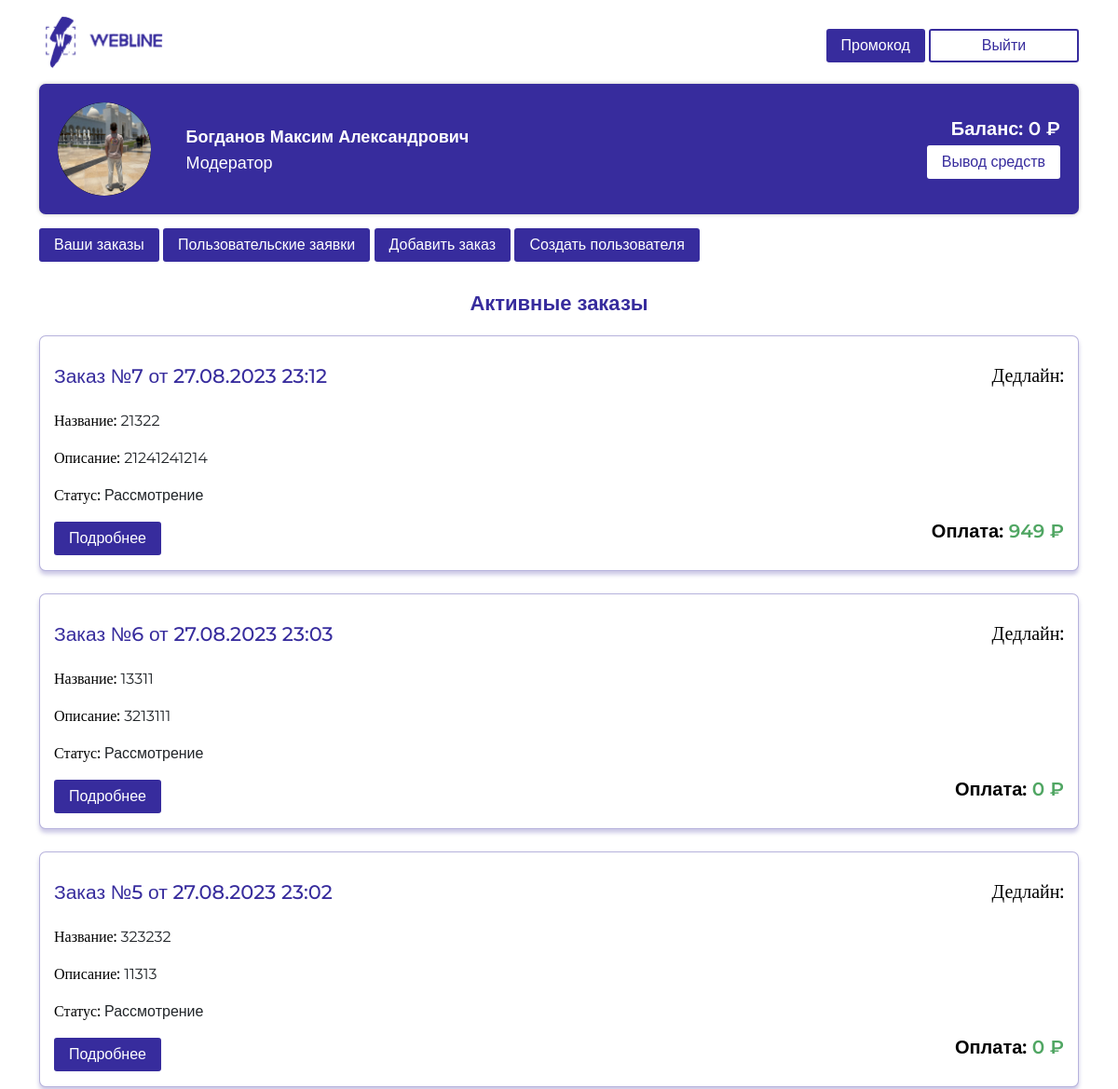
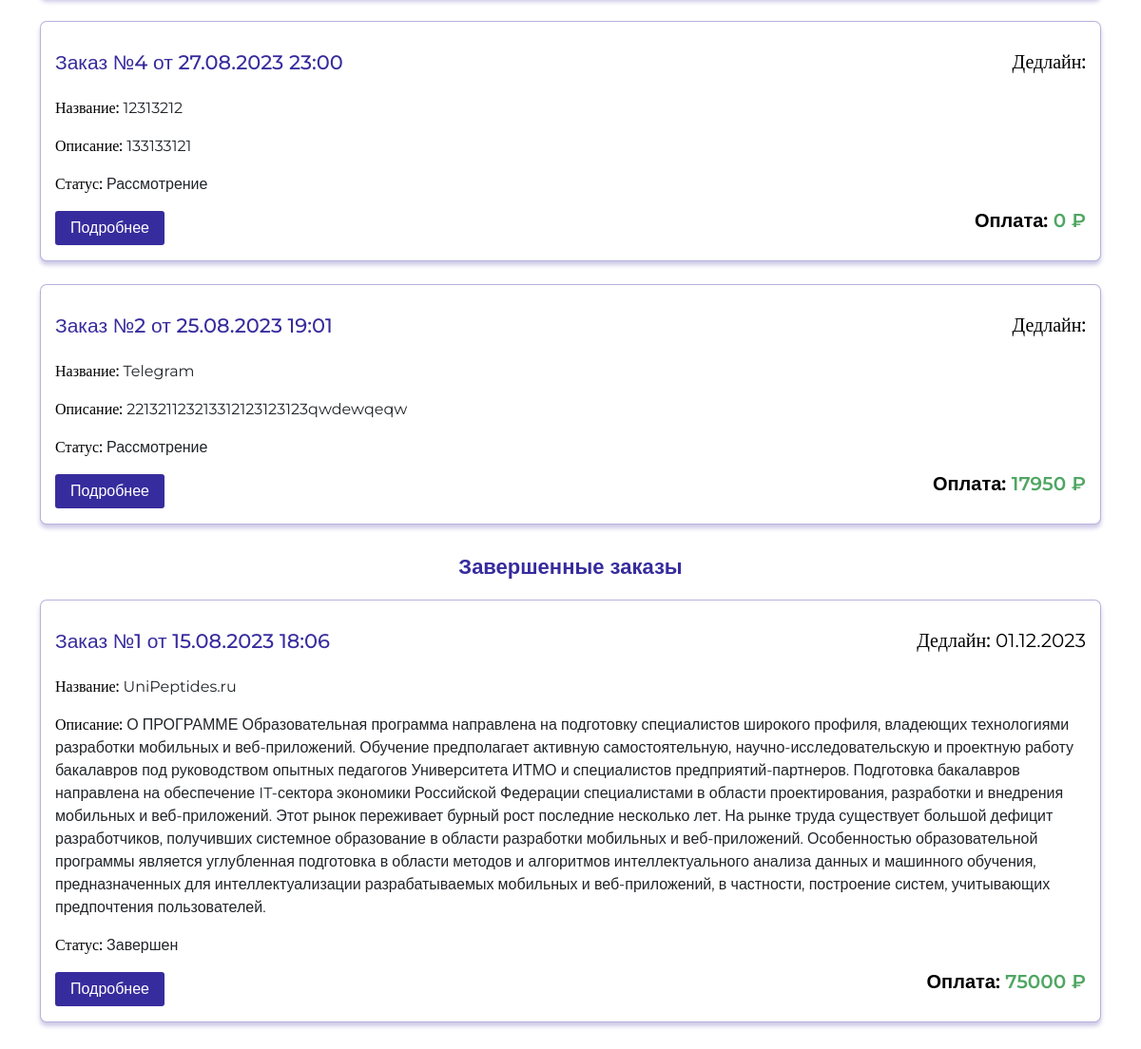
Page /orders (signed in) on the committed database (2 pictures, top to bottom).
### models.py (models this page shows, shortened)
class Users(db.Model, UserMixin):
    id = db.Column(db.Integer, primary_key=True)
    login = db.Column(db.String(64), unique=True)
    username = db.Column(db.String(200))
    password = db.Column(db.String(512), nullable=True)
    role = db.Column(db.String(100))
    email = db.Column(db.String(128))
    phone = db.Column(db.String(128))
    telegram = db.Column(db.String(128))
    other = db.Column(db.String(512))
    balance = db.Column(db.String(128))
    used_promocodes = db.Column(db.String(10000))

class Orders(db.Model):
    id = db.Column(db.Integer, primary_key=True)
    client_id = db.Column(db.Integer())
    title = db.Column(db.String(500), unique=True)
    description = db.Column(db.String(15000), nullable=True)
    price = db.Column(db.String(50))
    status = db.Column(db.String(300))
    payment_status = db.Column(db.String(300))
    deadline = db.Column(db.String(50))
    date = db.Column(db.String(50))
    url = db.Column(db.String(50))
    git = db.Column(db.String(50))
    figma = db.Column(db.String(50))
    other = db.Column(db.String(5000))
    moderator_id = db.Column(db.Integer())
    design_id = db.Column(db.Integer())
    frontend_id = db.Column(db.Integer())
    backend_id = db.Column(db.Integer())
    admin_payment = db.Column(db.String(50))
    moderator_payment = db.Column(db.String(50))
    designer_payment = db.Column(db.String(50))
    frontend_payment = db.Column(db.String(50))
    backend_payment = db.Column(db.String(50))

### main.py (the view, shortened to what this page needs)
@application.route('/orders')
@login_required
def orders():
    user_role = current_user.role
    user_id = current_user.id
    user_orders = []
    active_requests = []
    ended_requests = []
    if user_role == 'Заказчик':
        user_orders = list(reversed(Orders.query.filter_by(client_id=current_user.login).all()))
    if user_role == 'Модератор' or user_role == 'Администратор':
        user_orders = list(reversed(Orders.query.filter_by(moderator_id=user_id).all()))
    if user_role == 'Frontend-developer':
        user_orders = list(reversed(Orders.query.filter_by(frontend_id=user_id).all()))
    if user_role == 'Backend-developer':
        user_orders = list(reversed(Orders.query.filter_by(backend_id=user_id).all()))
    ended = []
    active = []
    if user_orders:
        for order in user_orders:
            if order.status == 'Завершен':
                ended.append(order)
            else:
                active.append(order)
    return render_template(
        'orders.html',
        user=current_user,
        active_orders=active,
        active_requests=active_requests,
        ended_orders=ended,
        ended_requests=ended_requests
    )

### main.py (called while the page is built)
@login_manager.user_loader
def load_user(user_id):
    return Users.query.filter_by(id=user_id).first()

### templates/orders.html (shortened to what this page needs)
{% extends 'base.html' %}
{% block content %}
<div class="row">
    {% if user.role != "Администратор" %}
	<div class="col-12">
		<h1 class="zakazs_h1">Активные заказы</h1>
        {% if active_orders %}
        {% for order in active_orders %}
		<div class="zakaz mt-4">
			<div class="zakaz_head zakaz_head1">
				<div class="row">
					<div class="col-md-9">
						<h2 class="zakazs_h2">Заказ №{{ order.id }} от {{ order.date }}</h2> </div>
					<div class="col-md-3 text_align_left_mobile">
						<h3 class="zakazs_h3">Дедлайн: </h3> </div>
				</div>
			</div>
			<div class="row">
				<div class="col-12">
					<div class="zakaz_cont">
						<h4>Название:</h4><span> {{ order.title }}</span>
						<br>
						<h4>Описание: </h4><span> {{ order.description }}</span>
						<br>
						<h4>Статус:</h4><span> {{ order.status }}</span> </div>
				</div>
				<a href="/orders/{{ order.id }}" class="col-md-6 mt-3 pb-3">
					<button class="zakaz_btn">Подробнее</button>
				</a>
				<div class="col-md-6 text_align_left_mobile mt-md-3 pb-3"> {% if user.role == 'Модератор' or user.role == 'Администратор' %}
					<h6>Оплата: <span style="color: #50A663;">{{ (order.price|int * 0.05)|int }} ₽</span></h6> {% elif user.role == 'Backend-developer' or user.role == 'Frontend-developer' or user.role == 'Fullstack-developer' %}
					<h6>Оплата: <span style="color: #50A663;">{{ (order.price|int * 0.7)|int }} ₽</span></h6> {% endif %} </div>
			</div>
		</div>
        {% endfor %}
        {% endif %}
    </div>
	<div class="col-12">
		<h1 class="zakazs_h1">Завершенные заказы</h1> {% if ended_orders %} {% for order in ended_orders %}
		<div class="zakaz mt-4">
			<div class="zakaz_head zakaz_head1">
				<div class="row">
					<div class="col-md-9">
						<h2 class="zakazs_h2">Заказ №{{ order.id }} от {{ order.date }}</h2> </div>
					<div class="col-md-3" style="text-align: right;">
						<h3 class="zakazs_h3">Дедлайн: <span style="font-weight: 400;">{{ order.deadline }}</span></h3> </div>
				</div>
			</div>
			<div class="row">
				<div class="col-12">
					<div class="zakaz_cont">
						<h4>Название:</h4><span> {{ order.title }}</span>
						<br>
						<h4>Описание: </h4><span> {{ order.description }}</span>
						<br>
						<h4>Статус:</h4><span> {{ order.status }}</span> </div>
				</div>
				<a href="/orders/{{ order.id }}" class="col-6 mt-3 pb-3">
					<button class="zakaz_btn">Подробнее</button>
				</a>
				<div class="col-6 mt-3 pb-3" style="text-align: right;">
					<h6>Оплата: <span style="color: #50A663;">{{ order.price }} ₽</span></h6> </div>
			</div>
		</div>
        {% endfor %}
        {% endif %}
    </div>
    {% endif %}
	<div class="toast-container position-fixed bottom-0 end-0 p-3">
	</div>
	<div class="toast-container position-fixed bottom-0 end-0 p-3">
	</div>
</div>
{% endblock %}

### templates/base.html (shortened to what this page needs)
<!doctype html>
<html lang="ru">
<head>
    <link href="https://cdn.jsdelivr.net/npm/bootstrap@5.2.3/dist/css/bootstrap.min.css" rel="stylesheet">
    <link rel="stylesheet" href="{{url_for('static', filename='css/style.css')}}" />
</head>
<header>
    <div class="container pt-3">
        <div class="row">
            <div class="col-md-6 col-4">
                <img src="{{ url_for('static', filename='img/logo.png') }}" alt="" style="width: 138px; height: 58px; max-width: 100%;">
            </div>
            <div class="col-md-6 col-8" style="text-align: right;">
                <a data-bs-toggle="modal" data-bs-target="#modal-callback">
                    <button class="personal_area_under_btn">Промокод</button>
                </a>
                <a href="/logout">
                    <button class="head_btn">Выйти</button>
                </a>
            </div>
        </div>
    </div>
</header>
<body>
    <div class="container mt-3 pb-5">
        <div class="personal_area">
            <div class="row">
                <div class="col-md-9 col-7">
                    <div class="row">
                        <div class="col-2 d-lg-block d-none">
                            <div class="image-upload">
                                <label for="file-input">
                                    <img src="{{ url_for('static', filename='img/me.png') }}"  class="ava" alt="" style="width: 100px; height: 100px;"/>
                                </label>
                            </div>
                        </div>
                        <div class="col-10">
                            <h3>{{ user.username }}</h3>
                            <h4>{{ user.role }}</h4>
                        </div>
                    </div>
                </div>
                <div class="col-md-3 col-5 text_center_mobile">
                    <h5 id="balance">Баланс: {{ user.balance }} ₽</h5>
                    <a href="/withdrawal">
                         <button>Вывод средств</button>
                    </a>
                </div>
            </div>
        </div>
        {% if user.role != 'Администратор' %}
        <a href="/orders" style="text-align: right; text-decoration: none;">
            <button class="personal_area_under_btn">Ваши заказы</button>
        </a>
        {% endif %}
        {% if user.role == 'Модератор' %}
        <a href="/requests" style="text-align: right; text-decoration: none;">
            <button class="personal_area_under_btn">Пользовательские заявки</button>
        </a>
        {% endif %}
        {% if user.role == 'Модератор' or user.role == 'Администратор' %}
        <a href="/orders/add" style="text-align: right; text-decoration: none;">
            <button class="personal_area_under_btn">Добавить заказ</button>
        </a>
        <a href="/create_user" style="text-align: right; text-decoration: none;">
            <button class="personal_area_under_btn">Создать пользователя</button>
        </a>
        {% endif  %}
        {% block content -%}
        {% endblock -%}
    </div>
</body>

### static/css/style.css (style rules this page uses)
html, body { font-family: 'Montserrat', sans-serif; }
.head_btn { border-radius: 3px; border: 2px solid #372C9D; background: #FFF; font-size: 16px; font-style: normal; font-weight: 500; line-height: 20px; color: #372C9D; width: 161px; height: 36px; margin-top: 15px; }
.personal_area { width: 100%; padding: 20px 20px 20px 20px; border-radius: 7px; background: #372C9D; box-shadow: 0px 0px 4px 0px rgba(0, 0, 0, 0.25); color: white; }
.personal_area h3 { font-size: 18px; font-style: normal; font-weight: 700; line-height: 20px; padding-top: 4%; }
.personal_area h4 { font-size: 18px; font-style: normal; font-weight: 500; line-height: 20px; }
.personal_area h5 { font-size: 20px; font-style: normal; font-weight: 600; line-height: 20px; padding-top: 7%; }
.personal_area button { font-size: 16px; font-style: normal; font-weight: 500; line-height: 20px; color: #372C9D; border-radius: 3px; background: #FFF; padding: 8px 16px; border: none; }
.personal_area_under_btn { font-size: 16px; font-style: normal; font-weight: 500; line-height: 20px; color: white; border-radius: 3px; background: #372C9D; padding: 8px 16px; border: none; margin-top: 15px; }
.ava { border-radius: 50px; background-color: #000; }
.text_align_left_mobile { text-align: right; }
.text_center_mobile { text-align: right; }
.zakaz { width: 100%; border-radius: 7px; border: 1px solid rgba(55, 44, 157, 0.36); background: #FFF; box-shadow: 0px 4px 4px 0px rgba(55, 44, 157, 0.25); }
.zakaz h2 { font-size: 21px; font-style: normal; font-weight: 500; color: #372C9D; padding-top: 30px; padding-bottom: 30px; margin-bottom: 0px; padding-left: 15px; }
.zakaz h3 { padding-right: 15px; color: #000; font-family: Montserrat; font-size: 21px; font-style: normal; font-weight: 500; line-height: 25px; padding-top: 26px; }
.zakaz_head { border-bottom: 1px solid rgba(55, 44, 157, 0.40); width: 100%; }
.zakaz h4 { color: #000; font-family: Montserrat; font-size: 16px; font-style: normal; font-weight: 500; line-height: 25px; display: inline-block; margin-bottom: 0px; margin-top: 15px; }
.zakaz_cont { padding-left: 15px; }
.zakazs_h3 { font-size: 20px !important; padding-top: 30px !important; padding-bottom: 0px !important; }
.zakaz_head1 { border-bottom: 0px !important; }
.zakazs_h2 { padding-bottom: 0px !important; }
.zakaz_btn { font-size: 16px; font-style: normal; font-weight: 500; line-height: 20px; color: white; border-radius: 3px; background: #372C9D; padding: 8px 16px; margin-left: 15px; border: none; }
.zakaz h6 { color: #000; font-size: 20px; font-style: normal; font-weight: 600; line-height: 20px; margin-right: 15px; }
.zakazs_h1 { color: #372C9D; text-align: center; font-size: 22px; font-style: normal; font-weight: 600; line-height: 20px; margin-top: 35px; margin-bottom: 15px; }
a { text-decoration: none !important; }

### rows in the picture
Users: username "Богданов Максим Александрович", role "Модератор", balance "0"
Orders: id "7", date "27.08.2023 23:12", title "21322", description "21241241214", status "Рассмотрение", (order.price|int*0.05)|int "949"
Orders: id "6", date "27.08.2023 23:03", title "13311", description "3213111", status "Рассмотрение", (order.price|int*0.05)|int "0"
Orders: id "5", date "27.08.2023 23:02", title "323232", description "11313", status "Рассмотрение", (order.price|int*0.05)|int "0"
Orders: id "4", date "27.08.2023 23:00", title "12313212", description "133133121", status "Рассмотрение", (order.price|int*0.05)|int "0"
Orders: id "2", date "25.08.2023 19:01", title "Telegram", description "221321123213312123123123qwdewqeqw", status "Рассмотрение", (order.price|int*0.05)|int "17950"
Orders: id "1", date "15.08.2023 18:06", deadline "01.12.2023", title "UniPeptides.ru", description "О ПРОГРАММЕ Образовательная программа направлена на подготовку специалистов широкого профиля, владеющих технологиями разработки мобильных и веб-приложений. Обучение предполагает активную самостоятельную, научно-исследовательскую и проектную работу бакалавров под руководством опытных педагогов Университета ИТМО и специалистов предприятий-партнеров. Подготовка бакалавров направлена на обеспечение IT-сектора экономики Российской Федерации специалистами в области проектирования, разработки и внедрения мобильных и веб-приложений. Этот рынок переживает бурный рост последние несколько лет. На рынке труда существует большой дефицит разработчиков, получивших системное образование в области…", status "Завершен", price "75000"
